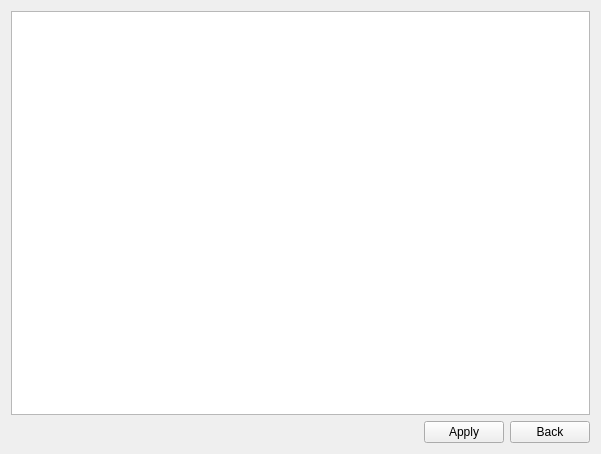
<?xml version="1.0" encoding="UTF-8"?>
<ui version="4.0">
 <class>HolidaySetting</class>
 <widget class="QWidget" name="HolidaySetting">
  <property name="geometry">
   <rect>
    <x>0</x>
    <y>0</y>
    <width>601</width>
    <height>454</height>
   </rect>
  </property>
  <property name="windowTitle">
   <string>Form</string>
  </property>
  <layout class="QVBoxLayout" name="verticalLayout">
   <item>
    <widget class="TableView" name="tableView"/>
   </item>
   <item>
    <layout class="QHBoxLayout" name="horizontalLayout">
     <item>
      <spacer name="horizontalSpacer">
       <property name="orientation">
        <enum>Qt::Horizontal</enum>
       </property>
       <property name="sizeHint" stdset="0">
        <size>
         <width>40</width>
         <height>20</height>
        </size>
       </property>
      </spacer>
     </item>
     <item>
      <widget class="QPushButton" name="pushButtonApply">
       <property name="text">
        <string>Apply</string>
       </property>
      </widget>
     </item>
     <item>
      <widget class="QPushButton" name="pushButton_back">
       <property name="text">
        <string>Back</string>
       </property>
      </widget>
     </item>
    </layout>
   </item>
  </layout>
 </widget>
 <customwidgets>
  <customwidget>
   <class>TableView</class>
   <extends>QTableView</extends>
   <header>tableview.h</header>
  </customwidget>
 </customwidgets>
 <resources/>
 <connections/>
</ui>
